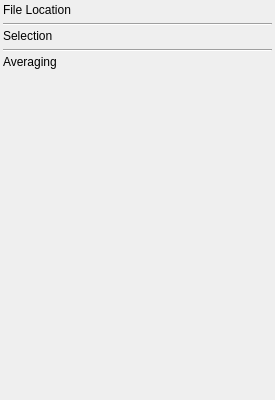
<ui version="4.0" >
 <class>MSTab</class>
 <widget class="QWidget" name="MSTab" >
  <property name="geometry" >
   <rect>
    <x>0</x>
    <y>0</y>
    <width>275</width>
    <height>400</height>
   </rect>
  </property>
  <property name="maximumSize" >
   <size>
    <width>275</width>
    <height>16777215</height>
   </size>
  </property>
  <property name="windowTitle" >
   <string>PlotMS MS Tab</string>
  </property>
  <layout class="QVBoxLayout" >
   <property name="spacing" >
    <number>3</number>
   </property>
   <property name="leftMargin" >
    <number>3</number>
   </property>
   <property name="topMargin" >
    <number>3</number>
   </property>
   <property name="rightMargin" >
    <number>3</number>
   </property>
   <property name="bottomMargin" >
    <number>3</number>
   </property>
   <item>
    <widget class="QLabel" name="locationLabel" >
     <property name="text" >
      <string>File Location</string>
     </property>
     <property name="textFormat" >
      <enum>Qt::RichText</enum>
     </property>
    </widget>
   </item>
   <item>
    <widget class="QFrame" name="locationFrame" >
     <property name="frameShape" >
      <enum>QFrame::NoFrame</enum>
     </property>
     <property name="frameShadow" >
      <enum>QFrame::Raised</enum>
     </property>
    </widget>
   </item>
   <item>
    <widget class="Line" name="line" >
     <property name="orientation" >
      <enum>Qt::Horizontal</enum>
     </property>
    </widget>
   </item>
   <item>
    <widget class="QLabel" name="selectionLabel" >
     <property name="text" >
      <string>Selection</string>
     </property>
     <property name="textFormat" >
      <enum>Qt::RichText</enum>
     </property>
    </widget>
   </item>
   <item>
    <widget class="QFrame" name="selectionFrame" >
     <property name="sizePolicy" >
      <sizepolicy vsizetype="MinimumExpanding" hsizetype="Preferred" >
       <horstretch>0</horstretch>
       <verstretch>0</verstretch>
      </sizepolicy>
     </property>
     <property name="frameShape" >
      <enum>QFrame::NoFrame</enum>
     </property>
     <property name="frameShadow" >
      <enum>QFrame::Raised</enum>
     </property>
    </widget>
   </item>
   <item>
    <widget class="Line" name="line_2" >
     <property name="orientation" >
      <enum>Qt::Horizontal</enum>
     </property>
    </widget>
   </item>
   <item>
    <widget class="QLabel" name="averagingLabel" >
     <property name="text" >
      <string>Averaging</string>
     </property>
     <property name="textFormat" >
      <enum>Qt::RichText</enum>
     </property>
    </widget>
   </item>
   <item>
    <widget class="QFrame" name="averagingFrame" >
     <property name="frameShape" >
      <enum>QFrame::NoFrame</enum>
     </property>
     <property name="frameShadow" >
      <enum>QFrame::Raised</enum>
     </property>
    </widget>
   </item>
   <item>
    <spacer>
     <property name="orientation" >
      <enum>Qt::Vertical</enum>
     </property>
     <property name="sizeHint" >
      <size>
       <width>235</width>
       <height>331</height>
      </size>
     </property>
    </spacer>
   </item>
  </layout>
 </widget>
 <resources/>
 <connections/>
</ui>
